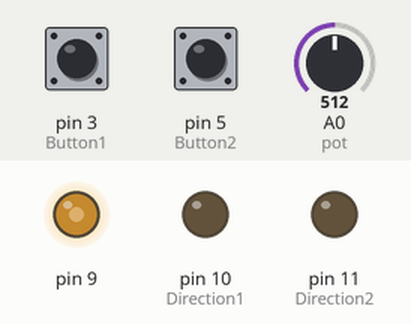
The sketch below on a simulated Arduino Uno, built with avr-gcc and run on an emulated ATmega328P. Parts: output pins drawn as LEDs (lit = HIGH). Inputs (shaded band) come from the test bench; at power-on: A0 (pot) = 512, pin 3 (Button1) LOW, pin 5 (Button2) LOW.

Above: at 1.2 s.
1.3 s: A0 (pot) set to 716
At 2.5 s:
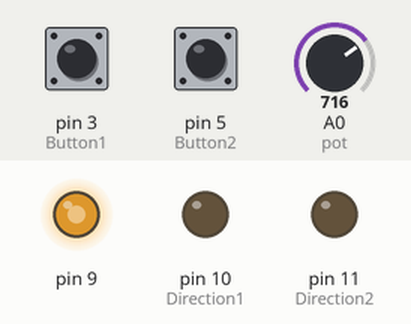
2.8 s: pin 3 (Button1) pulled HIGH for 0.15 s
At 3.9 s:
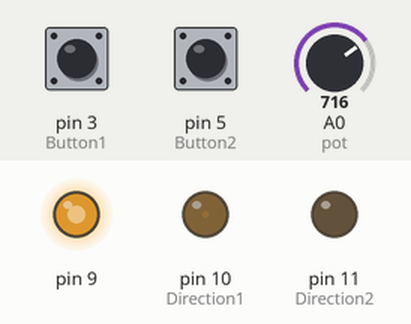
4.4 s: pin 5 (Button2) pulled HIGH for 0.15 s
At 5.1 s:
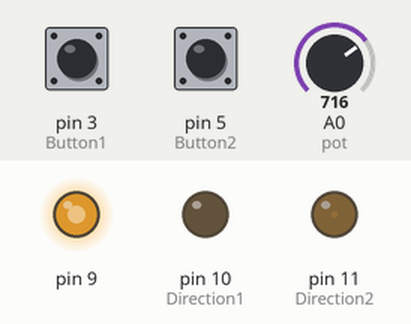
6.0 s: A0 (pot) set to 900
At 6.3 s:
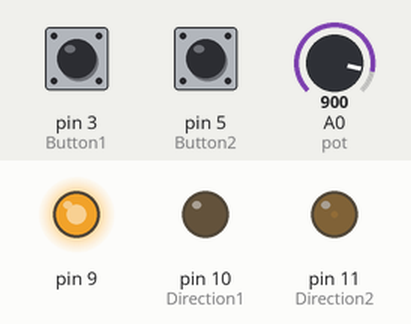
7.5 s: pin 3 (Button1) pulled HIGH for 1 s
At 8.7 s:
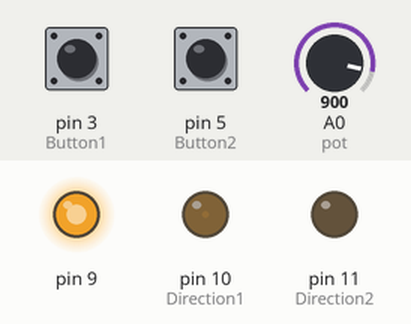
10.0 s: A0 (pot) set to 511
At 10.6 s:
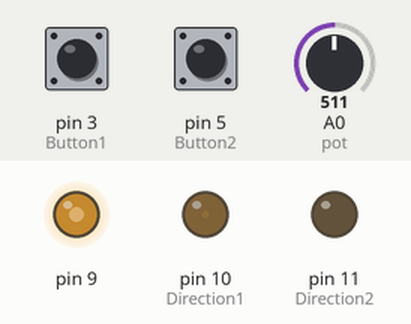
Timing chart, 0 to 12.5 s (numbered marks = the images above; inputs shaded):
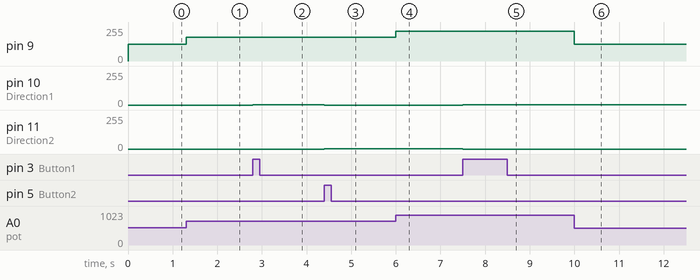

Measured:
- after the input at 1.3 s, pin 9: 127/255 → 178/255 at once
- after the input at 2.8 s, pin 10 (Direction1): 0/255 → 1/255 at once
- after the input at 4.4 s, pin 10 (Direction1): 1/255 → 0/255 at once; pin 11 (Direction2): 0/255 → 1/255 at once
- after the input at 6.0 s, pin 9: 178/255 → 224/255 at once
- after the input at 7.5 s, pin 10 (Direction1): 0/255 → 1/255 at once; pin 11 (Direction2): 1/255 → 0/255 at once
- after the input at 10.0 s, pin 9: 224/255 → 127/255 at once

The sketch:

Code_du_Circuit_EEE.ino
```cpp
// C++ code
//
const int Button1 = 3;
const int Button2 = 5;
const int Direction1 = 10;
const int Direction2 = 11;

const int pot = A0;

void setup()
{
pinMode(Direction1, OUTPUT);
pinMode(Direction2, OUTPUT);
pinMode(Button1, INPUT);
pinMode(Button2, INPUT);
pinMode(pot, INPUT);

}

void loop()
{
int pot_value= analogRead(pot);
int Speed = map(pot_value, 0, 1023, 0 ,255);
analogWrite(9, Speed);

if (digitalRead(Button1) == HIGH){
analogWrite(Direction1, HIGH);
analogWrite(Direction2, LOW);
// delay(5000); // Wait for 1000 millisecond(s)
}
else if (digitalRead(Button2) == HIGH){
analogWrite(Direction1, LOW);
analogWrite(Direction2, HIGH);
//delay(5000); // Wait for 1000 millisecond(s)
}
}
```
